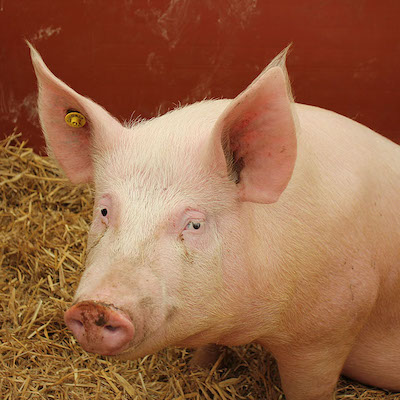
#> input picture Image Adversaries 101/pig.jpg, 400 x 400 px
$ python '01-Using k-NN to Classify Images.py' --dataset '../Image Adversaries 101'
#> lines starting #> are read from the running program, lines starting #| are printed output that depends on the picture
### Deep Learning 101/DataPreprocessing/simpledatasetloader.py
import numpy as np
import cv2 as cv
import os

class SimpleDatasetLoader:
    def __init__(self, preprocessors=None):
        # store image preprocessor
        self.preprocessors = preprocessors

        # if preprocessors are None, initialize them as an empty list
        if self.preprocessors is None:
            self.preprocessors = []

    def load(self, imagePaths, verbose=-1):
        # initialize the list of features and labels
#> called with verbose = 500
        data = []
        labels = []

        for (i, imagePath) in enumerate(imagePaths):
            # load the image and extract the class labels assuming that our path has following format:
            # /path/to/dataset/{class}/{image}.jpg
            image = cv.imread(imagePath)
#> image is the input picture: shape (400, 400, 3); mean B, G, R 71, 102.6, 154
            label = imagePath.split(os.path.sep)[-2]

            # check to see if our preprocessors are not None
            if self.preprocessors is not None:
                # loop over the preprocessors and display each to image
                for p in self.preprocessors:
                    image = p.preprocess(image)
#> this loop made 1 pass
#> pass 1, in load, `image = p.preprocess(image)`:
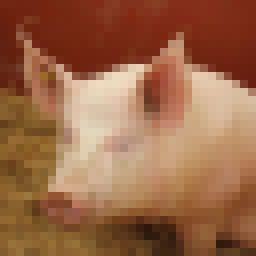
#> image: shape (32, 32, 3) (shown 8 times larger); mean B, G, R 71, 102.6, 154

            # treat our preprocessed image as a feature vector by updating the data list followed by labels
            data.append(image)
            labels.append(label)

            # show an update every verbose images
            if verbose > 0 and i > 0 and (i + 1) % verbose == 0:
                print(f'[INFO] processed {i + 1}/{len(imagePaths)}')

        # return a tuple of data and labels
        return (np.array(data), np.array(labels))

### Deep Learning 101/DataPreprocessing/simplepreprocessor.py
import cv2 as cv

class SimplePreprocessor:
    def __init__(self, width, height, inter=cv.INTER_AREA):
        self.width = width
        self.height = height
        self.inter = inter

    def preprocess(self, image):
        # resize the image to a fixed size, ignoring the aspect ratio
        return cv.resize(image, (self.width, self.height), interpolation=self.inter)

### Deep Learning 101/01-Using k-NN to Classify Images.py
from sklearn.neighbors import KNeighborsClassifier
from sklearn.preprocessing import LabelEncoder
from sklearn.model_selection import train_test_split
from sklearn.metrics import classification_report
from DataPreprocessing.simplepreprocessor import SimplePreprocessor
from DataPreprocessing.simpledatasetloader import SimpleDatasetLoader
from imutils import paths
import argparse

# Construct an argument parser and parse the argument
ap = argparse.ArgumentParser()
ap.add_argument('-d', '--dataset', required=True, help='Path to input dataset')
ap.add_argument('-k', '--neighbors', type=int, default=1, help='Number of nearest neighbors for classification')
ap.add_argument('-j', '--jobs', type=int, default=-1, help='Number of jobs for k-NN distance (-1 uses all '
                                                           'available cores)')
args = vars(ap.parse_args())

# grab the list of images we will be describing
print('[INFO] loading  Images ....')
imagePaths = list(paths.list_images(args['dataset']))

# initialize the image preprocessor, load dataset from disk  and reshape the data matrix
sp = SimplePreprocessor(32, 32)
sdl = SimpleDatasetLoader(preprocessors=[sp])
(data, labels) = sdl.load(imagePaths, verbose = 500)
data = data.reshape((data.shape[0], 3072))  # 32*32*3

# show imformation on memory consumption of images
print('[INFO] features matrix: {:.1f}MB'.format(data.nbytes/(1024*1024.0)))
#| [INFO] features matrix: 0.0MB

# Encode labels as integers
le = LabelEncoder()
labels = le.fit_transform(labels)
#> labels = [0]

# divide the dataset into training and testing set (75/25)
#> (the run stopped early here; a loop or call above may not have finished)
